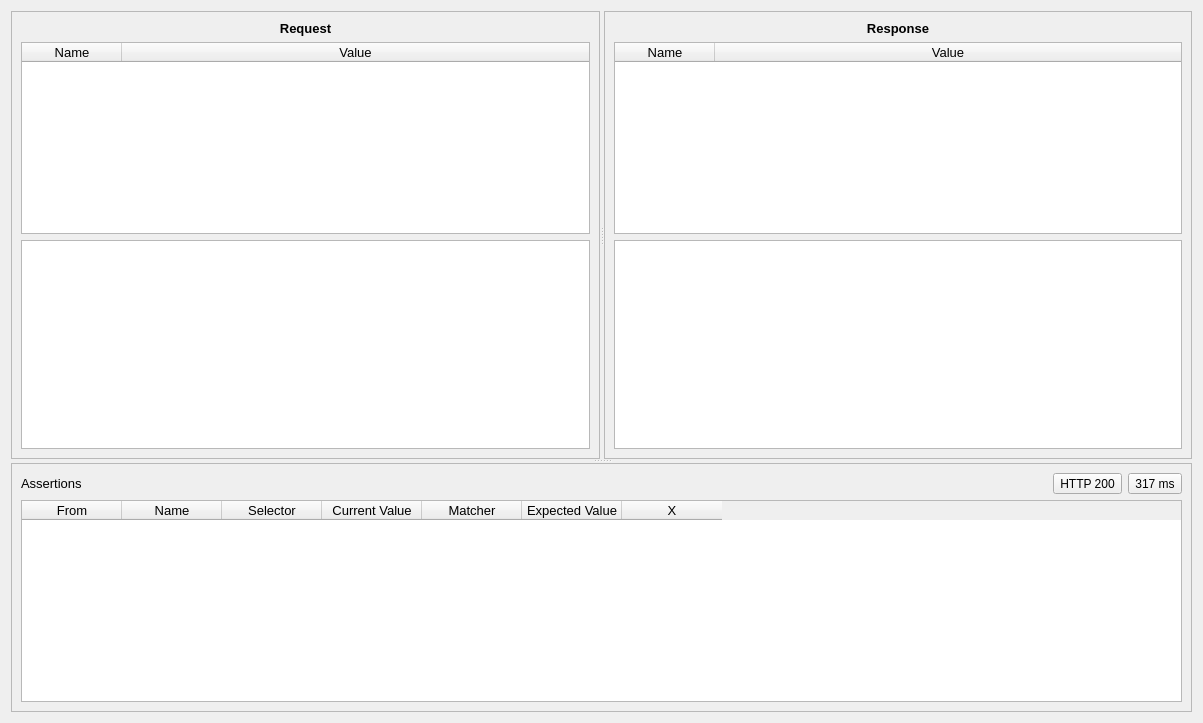
<?xml version="1.0" encoding="UTF-8"?>
<ui version="4.0">
 <class>AssertionBuilderDialog</class>
 <widget class="QDialog" name="AssertionBuilderDialog">
  <property name="windowModality">
   <enum>Qt::WindowModal</enum>
  </property>
  <property name="geometry">
   <rect>
    <x>0</x>
    <y>0</y>
    <width>1203</width>
    <height>723</height>
   </rect>
  </property>
  <property name="windowTitle">
   <string>Assertions Builder</string>
  </property>
  <property name="modal">
   <bool>true</bool>
  </property>
  <layout class="QHBoxLayout" name="horizontalLayout">
   <item>
    <widget class="QSplitter" name="splitter_2">
     <property name="orientation">
      <enum>Qt::Vertical</enum>
     </property>
     <widget class="QSplitter" name="splitter">
      <property name="orientation">
       <enum>Qt::Horizontal</enum>
      </property>
      <widget class="QFrame" name="frame">
       <property name="frameShape">
        <enum>QFrame::StyledPanel</enum>
       </property>
       <property name="frameShadow">
        <enum>QFrame::Raised</enum>
       </property>
       <layout class="QVBoxLayout" name="verticalLayout">
        <item>
         <widget class="QLabel" name="label">
          <property name="font">
           <font>
            <pointsize>10</pointsize>
            <weight>75</weight>
            <bold>true</bold>
           </font>
          </property>
          <property name="text">
           <string>Request</string>
          </property>
          <property name="alignment">
           <set>Qt::AlignCenter</set>
          </property>
         </widget>
        </item>
        <item>
         <widget class="QTreeWidget" name="tbl_request_headers">
          <property name="font">
           <font>
            <pointsize>10</pointsize>
           </font>
          </property>
          <column>
           <property name="text">
            <string>Name</string>
           </property>
           <property name="textAlignment">
            <set>AlignCenter</set>
           </property>
          </column>
          <column>
           <property name="text">
            <string>Value</string>
           </property>
           <property name="textAlignment">
            <set>AlignCenter</set>
           </property>
          </column>
         </widget>
        </item>
        <item>
         <widget class="QTreeView" name="tbl_request_body">
          <property name="sizePolicy">
           <sizepolicy hsizetype="Expanding" vsizetype="Expanding">
            <horstretch>0</horstretch>
            <verstretch>1</verstretch>
           </sizepolicy>
          </property>
          <property name="font">
           <font>
            <pointsize>10</pointsize>
           </font>
          </property>
          <property name="editTriggers">
           <set>QAbstractItemView::NoEditTriggers</set>
          </property>
          <attribute name="headerVisible">
           <bool>false</bool>
          </attribute>
          <attribute name="headerStretchLastSection">
           <bool>false</bool>
          </attribute>
         </widget>
        </item>
       </layout>
      </widget>
      <widget class="QFrame" name="frame_2">
       <property name="frameShape">
        <enum>QFrame::StyledPanel</enum>
       </property>
       <property name="frameShadow">
        <enum>QFrame::Raised</enum>
       </property>
       <layout class="QVBoxLayout" name="verticalLayout_2">
        <item>
         <widget class="QLabel" name="label_2">
          <property name="font">
           <font>
            <pointsize>10</pointsize>
            <weight>75</weight>
            <bold>true</bold>
           </font>
          </property>
          <property name="text">
           <string>Response</string>
          </property>
          <property name="alignment">
           <set>Qt::AlignCenter</set>
          </property>
         </widget>
        </item>
        <item>
         <widget class="QTreeWidget" name="tbl_response_headers">
          <property name="font">
           <font>
            <pointsize>10</pointsize>
           </font>
          </property>
          <column>
           <property name="text">
            <string>Name</string>
           </property>
           <property name="textAlignment">
            <set>AlignCenter</set>
           </property>
          </column>
          <column>
           <property name="text">
            <string>Value</string>
           </property>
           <property name="textAlignment">
            <set>AlignCenter</set>
           </property>
          </column>
         </widget>
        </item>
        <item>
         <widget class="QTreeView" name="tbl_response_body">
          <property name="sizePolicy">
           <sizepolicy hsizetype="Expanding" vsizetype="Expanding">
            <horstretch>0</horstretch>
            <verstretch>1</verstretch>
           </sizepolicy>
          </property>
          <property name="font">
           <font>
            <pointsize>10</pointsize>
           </font>
          </property>
          <property name="editTriggers">
           <set>QAbstractItemView::NoEditTriggers</set>
          </property>
          <attribute name="headerVisible">
           <bool>false</bool>
          </attribute>
          <attribute name="headerStretchLastSection">
           <bool>false</bool>
          </attribute>
         </widget>
        </item>
       </layout>
      </widget>
     </widget>
     <widget class="QFrame" name="frame_3">
      <property name="frameShape">
       <enum>QFrame::StyledPanel</enum>
      </property>
      <property name="frameShadow">
       <enum>QFrame::Raised</enum>
      </property>
      <layout class="QVBoxLayout" name="verticalLayout_3">
       <item>
        <layout class="QHBoxLayout" name="horizontalLayout_2">
         <item>
          <widget class="QLabel" name="label_3">
           <property name="font">
            <font>
             <pointsize>10</pointsize>
            </font>
           </property>
           <property name="text">
            <string>Assertions</string>
           </property>
          </widget>
         </item>
         <item>
          <spacer name="horizontalSpacer">
           <property name="orientation">
            <enum>Qt::Horizontal</enum>
           </property>
           <property name="sizeHint" stdset="0">
            <size>
             <width>40</width>
             <height>20</height>
            </size>
           </property>
          </spacer>
         </item>
         <item>
          <widget class="QToolButton" name="btn_response_code_assertion">
           <property name="text">
            <string>HTTP 200</string>
           </property>
          </widget>
         </item>
         <item>
          <widget class="QToolButton" name="btn_response_time_assertion">
           <property name="text">
            <string>317 ms</string>
           </property>
          </widget>
         </item>
        </layout>
       </item>
       <item>
        <widget class="QTreeWidget" name="tbl_assertions">
         <property name="font">
          <font>
           <pointsize>10</pointsize>
          </font>
         </property>
         <attribute name="headerStretchLastSection">
          <bool>false</bool>
         </attribute>
         <column>
          <property name="text">
           <string>From</string>
          </property>
          <property name="textAlignment">
           <set>AlignCenter</set>
          </property>
         </column>
         <column>
          <property name="text">
           <string>Name</string>
          </property>
          <property name="textAlignment">
           <set>AlignCenter</set>
          </property>
         </column>
         <column>
          <property name="text">
           <string>Selector</string>
          </property>
          <property name="textAlignment">
           <set>AlignCenter</set>
          </property>
         </column>
         <column>
          <property name="text">
           <string>Current Value</string>
          </property>
          <property name="textAlignment">
           <set>AlignCenter</set>
          </property>
         </column>
         <column>
          <property name="text">
           <string>Matcher</string>
          </property>
          <property name="textAlignment">
           <set>AlignCenter</set>
          </property>
         </column>
         <column>
          <property name="text">
           <string>Expected Value</string>
          </property>
          <property name="textAlignment">
           <set>AlignCenter</set>
          </property>
         </column>
         <column>
          <property name="text">
           <string>X</string>
          </property>
          <property name="textAlignment">
           <set>AlignCenter</set>
          </property>
         </column>
        </widget>
       </item>
      </layout>
     </widget>
    </widget>
   </item>
  </layout>
 </widget>
 <resources/>
 <connections/>
</ui>
